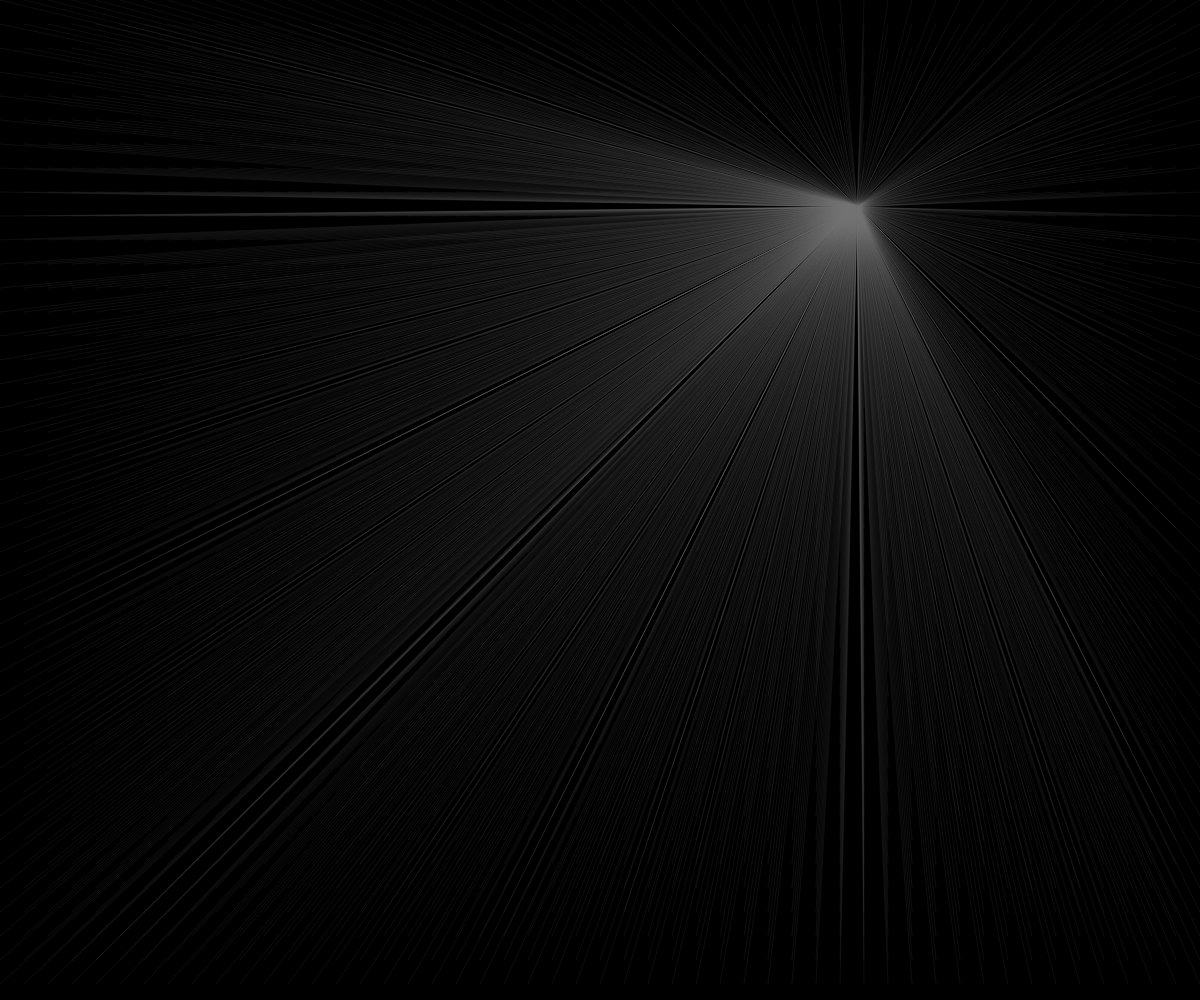
Frame 1 (no input)
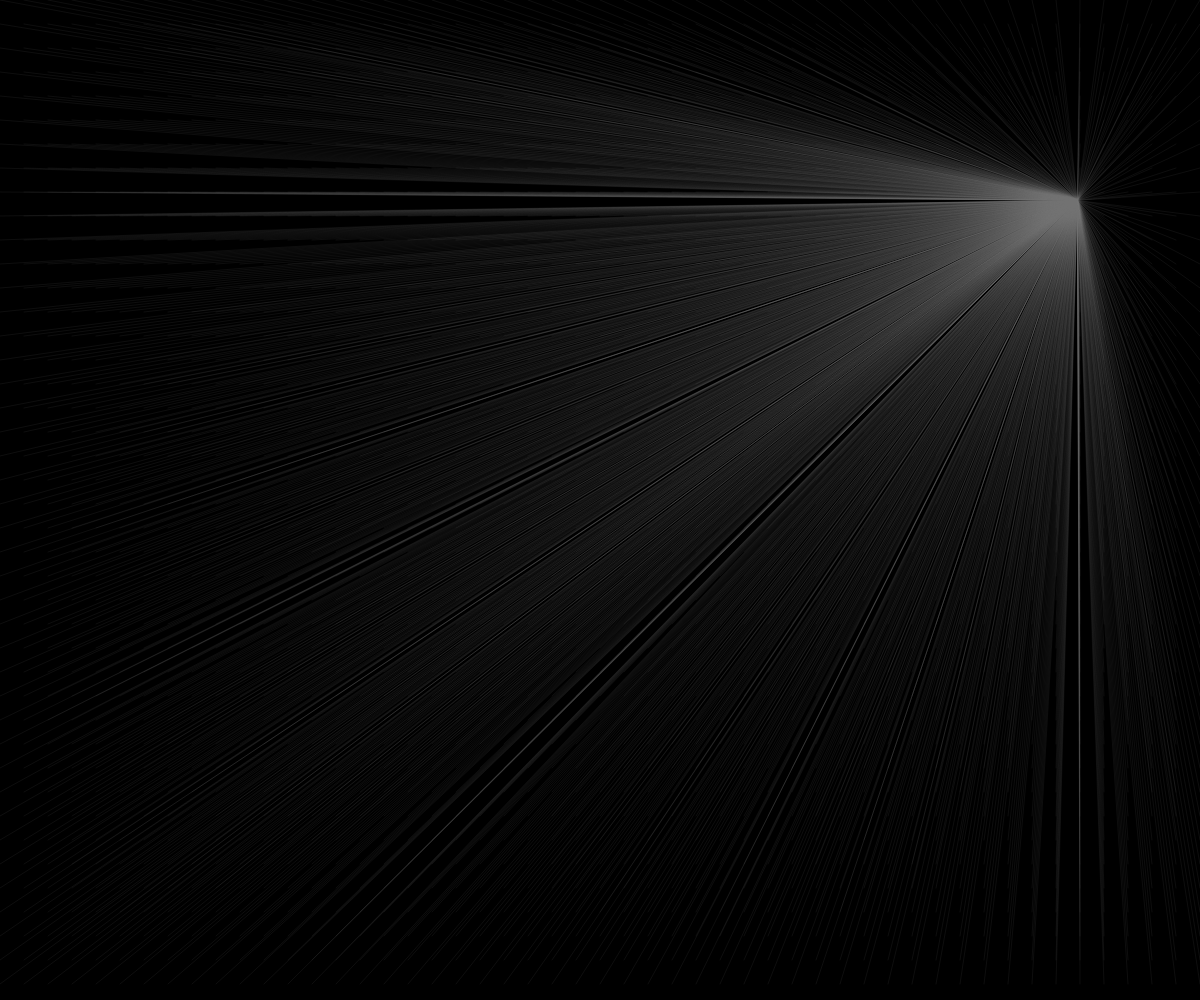
Frame 60 (no input)
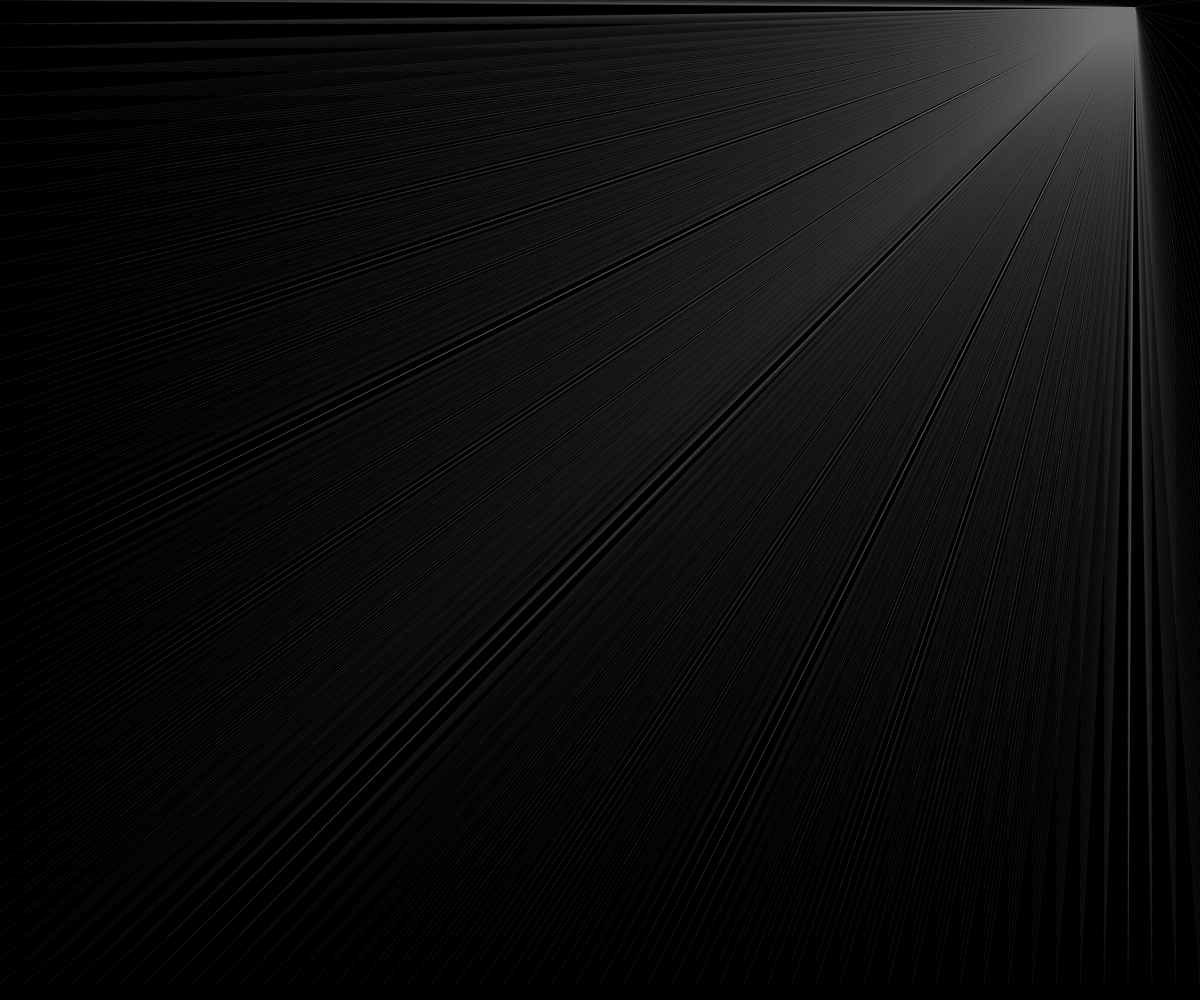
Frame 120 (the mouse pressed at the canvas centre since frame 60)

The p5.js sketch that drew these frames (run headless with seeded random() and noise() and a simulated clock; from frame 60 on, the mouse is pressed at the canvas centre):

// p5.js sketch
// ── sketch.js
function setup() {
  createCanvas(windowWidth, windowHeight);
}

function draw() {
  background(0);
  stroke(120, 120, 120, 30);
  var randomX = random(width);
  var randomY = random(height);
  for (let x = 0; x <= width; x += width / 50) {
    for (let y = 0; y <= height; y += width / 50) {
      line(x, y, randomX, randomY);
    }
  }
}
